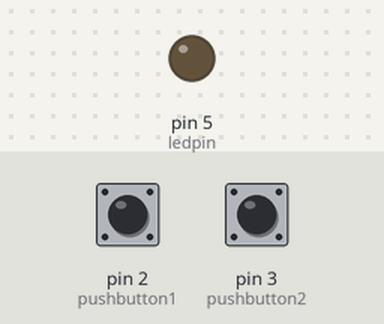
A sketch run on a simulated Arduino Uno, built with avr-gcc and run on an emulated ATmega328P. On the bench: output pins drawn as LEDs (lit = HIGH). The test bench sets the inputs (shaded band); at power-on: pin 3 (pushbutton2) HIGH, pin 2 (pushbutton1) HIGH. What the sketch prints to the serial monitor is not drawn.

Above: at 1.2 s.
1.3 s: pin 3 (pushbutton2) pulled LOW for 0.15 s
At 1.41 s:
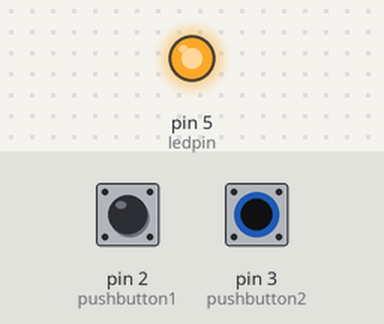
3.0 s: pin 2 (pushbutton1) pulled LOW for 1 s
At 4.4 s:
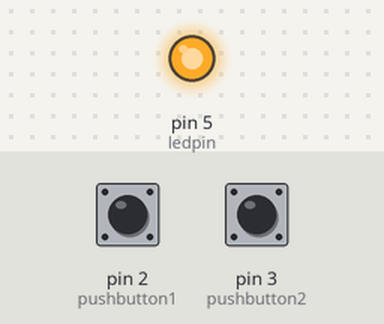
5.5 s: pin 3 (pushbutton2) pulled LOW for 1 s
At 7.1 s:
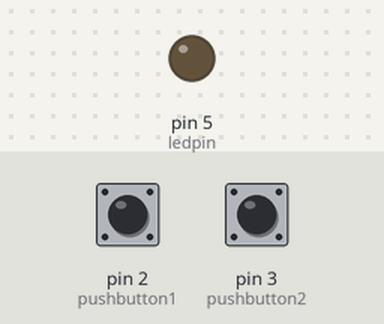
8.0 s: pin 2 (pushbutton1) pulled LOW for 0.15 s
At 9.0 s:
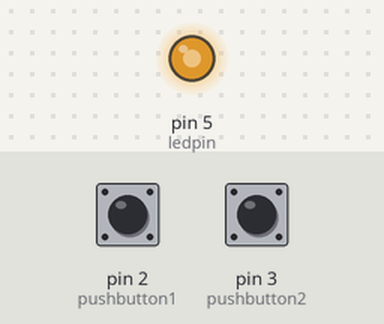
Timing chart, 0 to 10.6 s (numbered marks = the images above; inputs shaded):
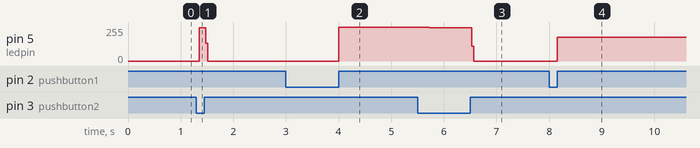

Measured:
- after the input at 1.3 s, pin 5 (ledpin): 0/255 → 250/255 after 0.05 s, → 0/255 0.12 s later
- after the input at 3.0 s, pin 5 (ledpin): 0/255 → 255/255 after 1.0 s
- after the input at 5.5 s, pin 5 (ledpin): 255/255 → 251/255 after 0.22 s, → 0/255 0.80 s later
- after the input at 8.0 s, pin 5 (ledpin): 0/255 → 180/255 after 0.15 s

The sketch:

DoublePushButtonBrightnessConcept.ino
```cpp
int pushbutton1=2;
int pushbutton2=3;
int buttonVal1;
int buttonVal2;
int ledpin=5;
int brightness=0;

void setup(){
    pinMode(pushbutton1,INPUT);
    pinMode(pushbutton2,INPUT);
    pinMode(ledpin,OUTPUT);
    Serial.begin(9600);
}

void loop(){
    buttonVal1=digitalRead(pushbutton1);
    buttonVal2=digitalRead(pushbutton2);
    Serial.print(buttonVal1);
    Serial.println(buttonVal2);
        if(brightness<0){
        brightness=0;
        analogWrite(ledpin,brightness);
    }
    if(brightness>255){
        brightness=255;
        analogWrite(ledpin,brightness);
    }
        if(buttonVal1==0){
        brightness=brightness+5;
        analogWrite(ledpin,brightness);
    }
    if(buttonVal2==0){
        brightness=brightness-5;
        analogWrite(ledpin,brightness);
    }

}
```
